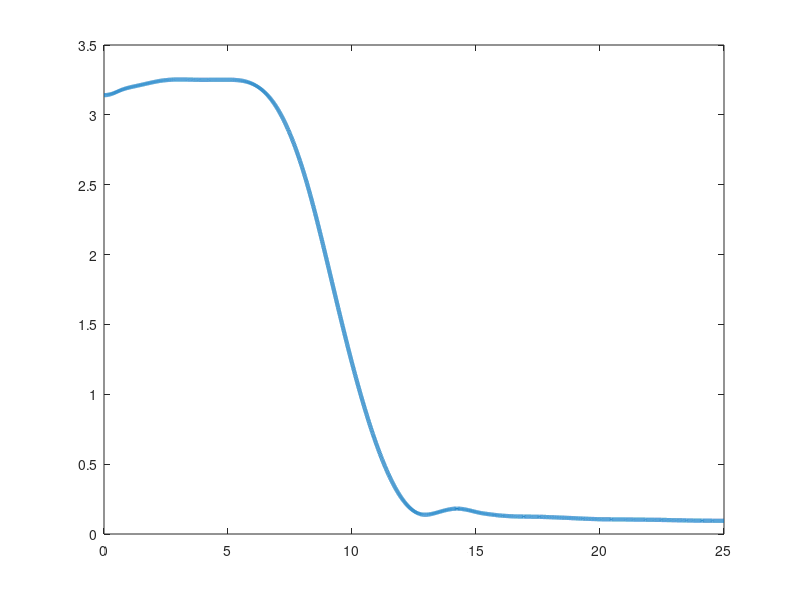

Here is the MATLAB script that generated this plot: (Note: this script raises an error after producing the figure.)

% Data 1, init guess. 
recordedDataD3_1 = load('x_encQ(1,1,1,1)R(1).mat');
recordedInputD3_1 = load('u_vecQ(1,1,1,1)R(1).mat');

% Data 2, try to increase lambda
recordedDataD3_2 = load('x_encQ(10,1,1,1)R(1).mat');
recordedInputD3_2 = load('u_vecQ(10,1,1,1)R(1).mat');

% Data 3, try to decrease lambda dot
recordedDataD3_3 = load('x_encQ(10,.1,1,1)R(1).mat');
recordedInputD3_3 = load('u_vecQ(10,.1,1,1)R(1).mat');

% Data 4, try to decrease input
recordedDataD3_4 = load('x_encQ(10,.1,1,1)R(.1).mat');
recordedInputD3_4 = load('u_vecQ(10,.1,1,1)R(.1).mat');

% Data 5, try to decrease lambda. Meant to be terrible
recordedDataD3_5 = load('x_encQ(.1,.1,1,1)R(.1).mat');
recordedInputD3_5 = load('u_vecQ(.1,.1,1,1)R(.1).mat');

% Data 6, try to decrease decrease pitch
recordedDataD3_6 = load('x_encQ(10,5,.1,.1)R(.1).mat');
recordedInputD3_6 = load('u_vecQ(10,5,.1,.1)R(.1).mat');





% Data 1 
rec_timeD3_1 = recordedDataD3_1.ans(1,:);
rec_lambdaD3_1 = recordedDataD3_1.ans(2,:);
rec_lambdaDotD3_1 = recordedDataD3_1.ans(3,:);
rec_pitchD3_1 = recordedDataD3_1.ans(4,:);
rec_pitchDotD3_1 = recordedDataD3_1.ans(5,:);
rec_elevD3_1 = recordedDataD3_1.ans(6,:);
rec_elevDotD3_1 = recordedDataD3_1.ans(7,:);

rec_inputD3_1 = recordedInputD3_1.ans(2,:);

% Data 2
rec_timeD3_2 = recordedDataD3_2.ans(1,:);
rec_lambdaD3_2 = recordedDataD3_2.ans(2,:);
rec_lambdaDotD3_2 = recordedDataD3_2.ans(3,:);
rec_pitchD3_2 = recordedDataD3_2.ans(4,:);
rec_pitchDotD3_2 = recordedDataD3_2.ans(5,:);
rec_elevD3_2 = recordedDataD3_2.ans(6,:);
rec_elevDotD3_2 = recordedDataD3_2.ans(7,:);

rec_inputD3_2 = recordedInputD3_2.ans(2,:);


% Data 3
rec_timeD3_3 = recordedDataD3_3.ans(1,:);
rec_lambdaD3_3 = recordedDataD3_3.ans(2,:);
rec_lambdaDotD3_3 = recordedDataD3_3.ans(3,:);
rec_pitchD3_3 = recordedDataD3_3.ans(4,:);
rec_pitchDotD3_3 = recordedDataD3_3.ans(5,:);
rec_elevD3_3 = recordedDataD3_3.ans(6,:);
rec_elevDotD3_3 = recordedDataD3_3.ans(7,:);

rec_inputD3_3 = recordedInputD3_3.ans(2,:);


% Data 4
rec_timeD3_4 = recordedDataD3_4.ans(1,:);
rec_lambdaD3_4 = recordedDataD3_4.ans(2,:);
rec_lambdaDotD3_4 = recordedDataD3_4.ans(3,:);
rec_pitchD3_4 = recordedDataD3_4.ans(4,:);
rec_pitchDotD3_4 = recordedDataD3_4.ans(5,:);
rec_elevD3_4 = recordedDataD3_4.ans(6,:);
rec_elevDotD3_4 = recordedDataD3_4.ans(7,:);

rec_inputD3_4 = recordedInputD3_4.ans(2,:);


% Data 5
rec_timeD3_5 = recordedDataD3_5.ans(1,:);
rec_lambdaD3_5 = recordedDataD3_5.ans(2,:);
rec_lambdaDotD3_5 = recordedDataD3_5.ans(3,:);
rec_pitchD3_5 = recordedDataD3_5.ans(4,:);
rec_pitchDotD3_5 = recordedDataD3_5.ans(5,:);
rec_elevD3_5 = recordedDataD3_5.ans(6,:);
rec_elevDotD3_5 = recordedDataD3_5.ans(7,:);

rec_inputD3_5 = recordedInputD3_5.ans(2,:);


% Data 6
rec_timeD3_6 = recordedDataD3_6.ans(1,:);
rec_lambdaD3_6 = recordedDataD3_6.ans(2,:);
rec_lambdaDotD3_6 = recordedDataD3_6.ans(3,:);
rec_pitchD3_6 = recordedDataD3_6.ans(4,:);
rec_pitchDotD3_6 = recordedDataD3_6.ans(5,:);
rec_elevD3_6 = recordedDataD3_6.ans(6,:);
rec_elevDotD3_6 = recordedDataD3_6.ans(7,:);

rec_inputD3_6 = recordedInputD3_6.ans(2,:);


figure(1)
plot(rec_timeD3_6, rec_lambdaD3_6,'LineWidth',3)
hold on;
plot(t(:,1:101),x1(1:101,:),'--','LineWidth',3,'Color','#EDB120')
xline(5,'--','Color','red','LineWidth',2);
xline(20,'--','Color','red','LineWidth',2);
legend('$\lambda$','$\lambda^*$','Interpreter','latex','FontSize',20)
title('$\lambda$ vs $\lambda^*$','Interpreter','latex')
xlabel('Time[s]','Interpreter','latex')
ylabel('Travel[rad]','Interpreter','latex')
grid on;



figure(2)
plot(rec_timeD3_6, rec_inputD3_6,'LineWidth',2)
hold on;
plot(t(:,1:101),u(1:101,:),'--','LineWidth',2,'Color','#EDB120')
xline(5,'--','Color','red','LineWidth',2);
xline(20,'--','Color','red','LineWidth',2);
legend('u_k','u_k^*')
title('Input')
xlabel('time(s)')
ylabel('input(rad)')
grid on;